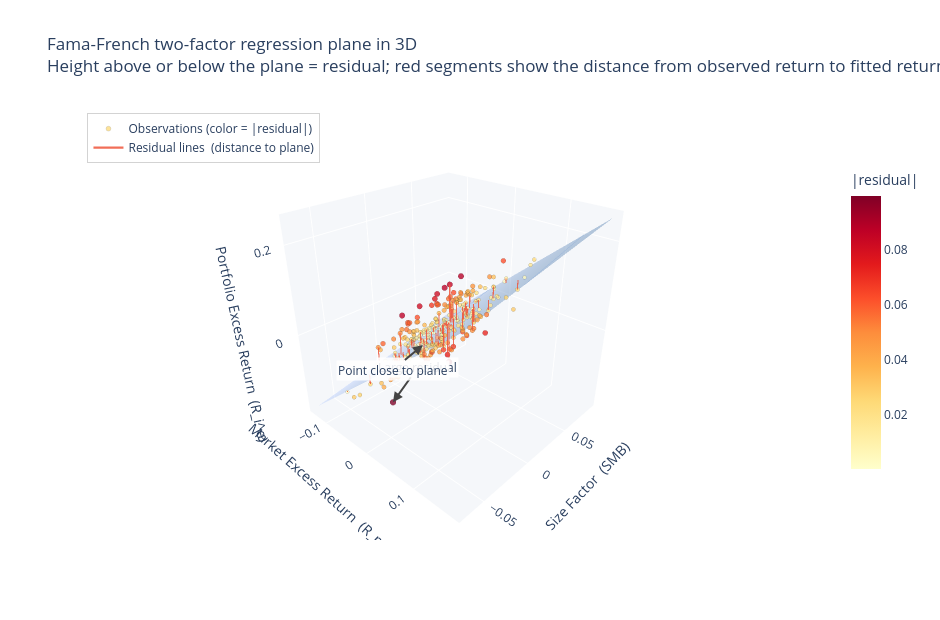

Notebook source saved alongside this figure:
### Markdown cell above
### 2.1.1 Setup

With $n$ observations and $k$ predictors, use the same notation as in the introduction, but now stack the intercept into the coefficient vector:

$$x_i = \begin{bmatrix}
1 \\
x_{i1} \\
x_{i2} \\
\vdots \\
x_{ik}
\end{bmatrix},
\qquad
\beta = \begin{bmatrix}
\beta_0 \\
\beta_1 \\
\beta_2 \\
\vdots \\
\beta_k
\end{bmatrix}$$

Then the multivariate regression is:

$$y_i = x_i^{T}\beta + \varepsilon_i$$

and, stacking all observations together:

$$\underbrace{y}_{n\times 1} = \underbrace{X\beta}_{n\times 1} + \underbrace{\varepsilon}_{n\times 1},
\qquad X = \begin{bmatrix}1 & x_{11} & x_{12} & \cdots & x_{1k}\\
1 & x_{21} & x_{22} & \cdots & x_{2k}\\
\vdots & \vdots & \vdots & \ddots & \vdots \\
1 & x_{n1} & x_{n2} & \cdots & x_{nk}\end{bmatrix}$$

So the first column of $X$ is all ones, and the first entry of $\beta$ is the intercept $\beta_0$.

### 2.1.2 OLS in Matrix Form

Minimise $\|y - X\beta\|^2$:

$$\text{RSS}(\beta) = (y - X\beta)^{T}(y - X\beta)$$

Expand the quadratic form:

$$\text{RSS}(\beta) = y^{T}y - 2\beta^{T}X^{T}y + \beta^{T}X^{T}X\beta$$

Differentiate with respect to $\beta$ and set the derivative to zero:

$$\frac{\partial\,\text{RSS}}{\partial\beta} = -2X^{T}y + 2X^{T}X\beta = 0$$

Rearrange:

$$X^{T}X\hat{\beta} = X^{T}y \quad \text{(Normal equations)}$$

Assuming $X$ has full column rank (section 3, assumption 3 holds), $(X^{T}X)$ is invertible:

$$\boxed{\hat{\beta} = (X^{T}X)^{-1}X^{T}y}$$

The univariate formula is a special case of this.

**Example: Fama-French 3-Factor Model**

$$R_i^{e} = \alpha + \beta_{\text{MKT}}R_m^{e} + \beta_{\text{SMB}}\cdot\text{SMB} + \beta_{\text{HML}}\cdot\text{HML} + \varepsilon_i$$

- $R_i^{e}$: asset excess return, equal to asset return minus the risk-free rate
- $R_m^{e}$: market excess return, equal to market return minus the risk-free rate
- **SMB** (Small Minus Big): size factor premium — small-cap stocks outperform large-cap
- **HML** (High Minus Low): value factor premium — high book-to-market stocks outperform growth

### Code cell
fama_french_two_factor_demo()

### Figure 1 — Plotly figure (JSON) as saved in the notebook; plotly's stock layout.template omitted (floating-point values rounded to 4 significant figures; data arrays with more than 128 entries replaced by an {"elided": "..."} marker saying what was removed)
{"data": [{"colorscale": [[0, "#B6CCFE"], [1, "#4C78A8"]], "contours": {"z": {"color": "rgba(70,90,120,0.55)", "show": true, "usecolormap": false, "width": 1.2}}, "name": "Regression plane  ŷ = β̂₀ + β̂₁·mkt + β̂₂·smb", "opacity": 0.42, "showscale": false, "type": "surface", "x": {"elided": "25x25 float values"}, "y": {"elided": "25x25 float values"}, "z": {"elided": "25x25 float values"}}, {"customdata": {"elided": "300x2 float values"}, "hovertemplate": "Market excess return: %{x:.4f}<br>SMB factor: %{y:.4f}<br>Observed return: %{z:.4f}<br>Fitted return: %{customdata[0]:.4f}<br>Residual: %{customdata[1]:.4f}<extra></extra>", "marker": {"color": {"elided": "300 float values"}, "colorbar": {"len": 0.72, "title": {"text": "|residual|"}, "x": 1.02}, "colorscale": [[0, "rgb(255,255,204)"], [0.125, "rgb(255,237,160)"], [0.25, "rgb(254,217,118)"], [0.375, "rgb(254,178,76)"], [0.5, "rgb(253,141,60)"], [0.625, "rgb(252,78,42)"], [0.75, "rgb(227,26,28)"], [0.875, "rgb(189,0,38)"], [1, "rgb(128,0,38)"]], "line": {"color": "rgba(20,20,20,0.35)", "width": 0.4}, "opacity": 0.78, "size": {"elided": "300 float values"}}, "mode": "markers", "name": "Observations (color = |residual|)", "type": "scatter3d", "x": {"elided": "300 float values"}, "y": {"elided": "300 float values"}, "z": {"elided": "300 float values"}}, {"line": {"color": "#EF553B", "width": 2.2}, "mode": "lines", "name": "Residual lines  (distance to plane)", "opacity": 0.85, "type": "scatter3d", "x": {"elided": "225 float values"}, "y": {"elided": "225 float values"}, "z": {"elided": "225 float values"}}], "layout": {"height": 620, "legend": {"bgcolor": "rgba(255,255,255,0.85)", "bordercolor": "lightgray", "borderwidth": 1, "x": 0.01, "y": 0.97}, "scene": {"annotations": [{"arrowhead": 2, "ax": 25, "ay": -35, "bgcolor": "rgba(255,255,255,0.88)", "showarrow": true, "text": "Large residual", "x": -0.01411, "y": -0.04014, "z": -0.1304}, {"arrowhead": 2, "ax": -30, "ay": 25, "bgcolor": "rgba(255,255,255,0.88)", "showarrow": true, "text": "Point close to plane", "x": 0.05273, "y": -0.03871, "z": 0.04829}], "aspectmode": "cube", "camera": {"eye": {"x": 1.45, "y": -1.55, "z": 1.15}}, "xaxis": {"backgroundcolor": "rgb(245,247,250)", "gridcolor": "white", "title": {"text": "Market Excess Return  (R_m^e)"}, "zerolinecolor": "white"}, "yaxis": {"backgroundcolor": "rgb(245,247,250)", "gridcolor": "white", "title": {"text": "Size Factor  (SMB)"}, "zerolinecolor": "white"}, "zaxis": {"backgroundcolor": "rgb(245,247,250)", "gridcolor": "white", "title": {"text": "Portfolio Excess Return  (R_i^e)"}, "zerolinecolor": "white"}}, "showlegend": true, "title": {"text": "Fama-French two-factor regression plane in 3D<br>Height above or below the plane = residual; red segments show the distance from observed return to fitted return"}, "width": 940}}
